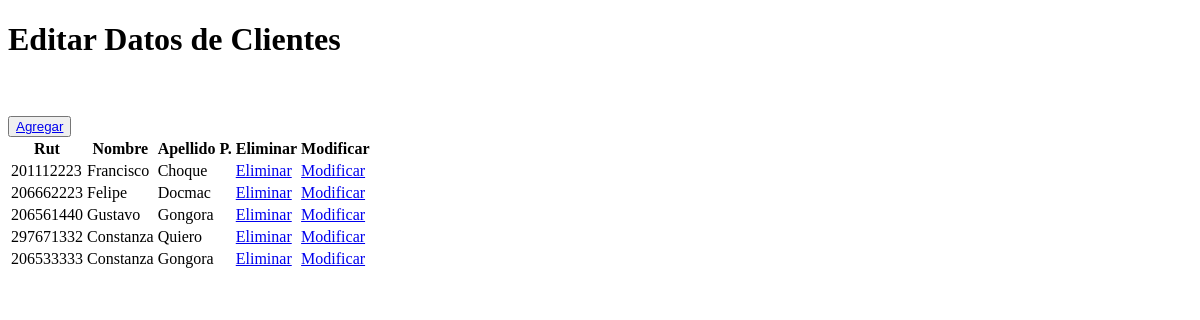
The page /crud on the database as committed earlier.
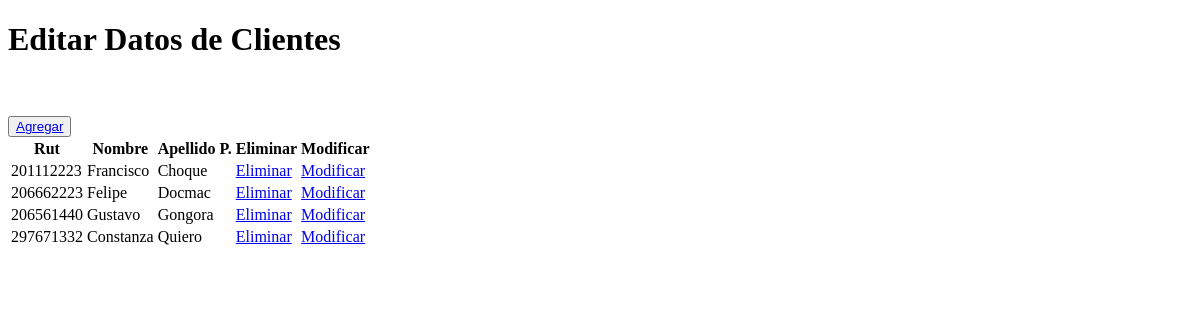
The same page on the database as committed later.
### taller/models.py (models this page shows, shortened)
class Cliente(models.Model):
    rut              = models.CharField(primary_key=True, max_length=10)
    nombre           = models.CharField(max_length=20)
    apellido_paterno = models.CharField(max_length=20)
    apellido_materno = models.CharField(max_length=20)
    fecha_nacimiento = models.DateField(blank=False, null=False)
    id_genero        = models.ForeignKey('Genero',on_delete=models.CASCADE, db_column='idGenero')
    telefono         = models.CharField(max_length=45)
    email            = models.EmailField(unique=True, max_length=100, blank=True, null=True)
    direccion        = models.CharField(max_length=50, blank=True, null=True)
    activo           = models.IntegerField()

### taller/views.py (the view)
# urls.py: path('crud', views.crud, name='crud'),
def crud(request):
    clientes = Cliente.objects.all()
    context={"clientes": clientes}
    return render(request, 'taller/clientes_list.html', context)

### taller/templates/taller/clientes_list.html (shortened to what this page needs)
{% load static %}
<!DOCTYPE html>
<html lang="en">
<head>
</head>
<body>
    <h1>Editar Datos de Clientes</h1><br>
    <br>
    <button type="button">
        <a href="{% url 'clientesAdd' %}"> Agregar </a>
    </button>
        <table>
            {% if clientes %}
                <th>Rut</th>
                <th>Nombre</th>
                <th>Apellido P.</th>
                <th>Eliminar</th>
                <th>Modificar</th>
                {% for x in clientes %}
                    <tr>
                        <td> {{ x.rut }}
                        <td> {{ x.nombre }}
                        <td> {{ x.apellido_paterno }}
                        <td> <a href="{% url 'clientes_del' pk=x.rut %}">Eliminar</a>
                        <td> <a href="{% url 'clientes_findEdit' pk=x.rut %}">Modificar</a>
                    </tr>
                {% endfor %}
            {% endif %}
        </table>
</body>
</html>

Rows that differ between the two databases and show on the page:
removed Cliente: rut "206533333", nombre "Constanza", apellido_paterno "Gongora"
